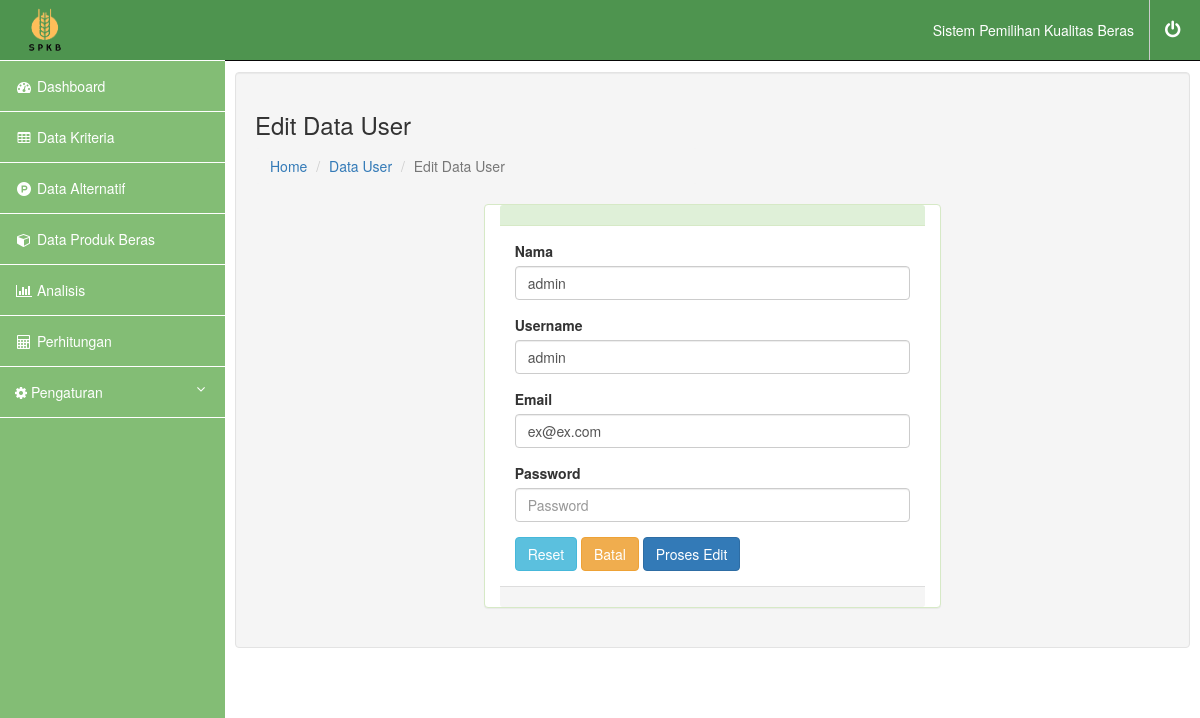
Page /edit-user.php?id=43 (signed in) on the committed database.
### tables this page shows
CREATE TABLE `user` (
  `id` int(11) NOT NULL,
  `username` varchar(20) NOT NULL,
  `password` varchar(50) NOT NULL,
  `level` enum('User') NOT NULL,
  `email` varchar(100) NOT NULL,
  `nama` varchar(100) NOT NULL
);

### edit-user.php (the view, shortened to what this page needs)
<?php
include("headeruser.php");
include("configdb.php");
?>
<div id="page-wrapper">
    <div class="container-fluid">
        <div class="row" id="main">
            <div class="col-sm-12 col-md-12 well" id="content">
                <div class="page-breadcrumb">
                    <div class="row align-items-center">
                        <div class="col-md-6 col-8 align-self-center">
                            <h3 class="page-title mb-0 p-0">Edit Data User</h3>
                            <div class="d-flex align-items-center">
                                <nav aria-label="breadcrumb">
                                    <ol class="breadcrumb">
                                        <li class="breadcrumb-item"><a href="indexuser.php">Home</a></li>
                                        <li class="breadcrumb-item"><a href="datauser.php">Data User</a></li>
                                        <li class="breadcrumb-item active" aria-current="page">Edit Data User</li>
                                    </ol>
                                </nav>
                            </div>
                        </div>
                    </div>
                </div>
                <div class="container-fluid">
                    <div class="row">
                        <div class="panel panel-success col-md-6 col-md-offset-3">
                            <div class="panel-heading"></div>
                            <?php
                            $result = $mysqli->query("select * from user where id = " . $_GET['id'] . "");
                            while ($row = $result->fetch_assoc()) {
                            ?>
                                <div class="panel-body">
                                    <form role="form" method="post" action="edit-u.php?id=<?php echo $_GET['id']; ?>">
                                        <div class="box-body">
                                            <div class="form-group">
                                                <label for="nama">Nama</label>
                                                <input type="text" class="form-control" name="nama" id="nama" value="<?php echo $row["nama"]; ?>" placeholder="Nama">
                                            </div>
                                            <div class="form-group">
                                                <label for="username">Username</label>
                                                <input type="text" class="form-control" name="username" id="username" value="<?php echo $row["username"]; ?>" placeholder="Username">
                                            </div>
                                            <div class="form-group">
                                                <label for="email">Email</label>
                                                <input type="email" class="form-control" name="email" id="email" value="<?php echo $row["email"]; ?>" placeholder="Email">
                                            </div>
                                            <div class="form-group">
                                                <label for="password">Password</label>
                                                <input type="password" class="form-control" name="password" id="password" placeholder="Password">
                                            </div>
                                        </div>
                                        <div class="box-footer">
                                            <button type="reset" class="btn btn-info">Reset</button>
                                            <a href="datauser.php" type="cancel" class="btn btn-warning">Batal</a>
                                            <button type="submit" class="btn btn-primary">Proses Edit</button>
                                        </div>
                                    </form>
                                <?php
                            }
                                ?>
                                </div>
                                <div class="panel-footer text-primary">
                                </div>
                        </div>
                    </div>
                </div>
            </div>
        </div>
    </div>
</div>
</body>
</html>

### headeruser.php (style rules this page uses)
#page-wrapper { width: 100%; padding: 0; background-color: #fff; }
@media (min-width:768px) { #page-wrapper { padding: 22px 10px; } }

### rows in the picture
user: nama "admin", username "admin", email "ex@ex.com"
